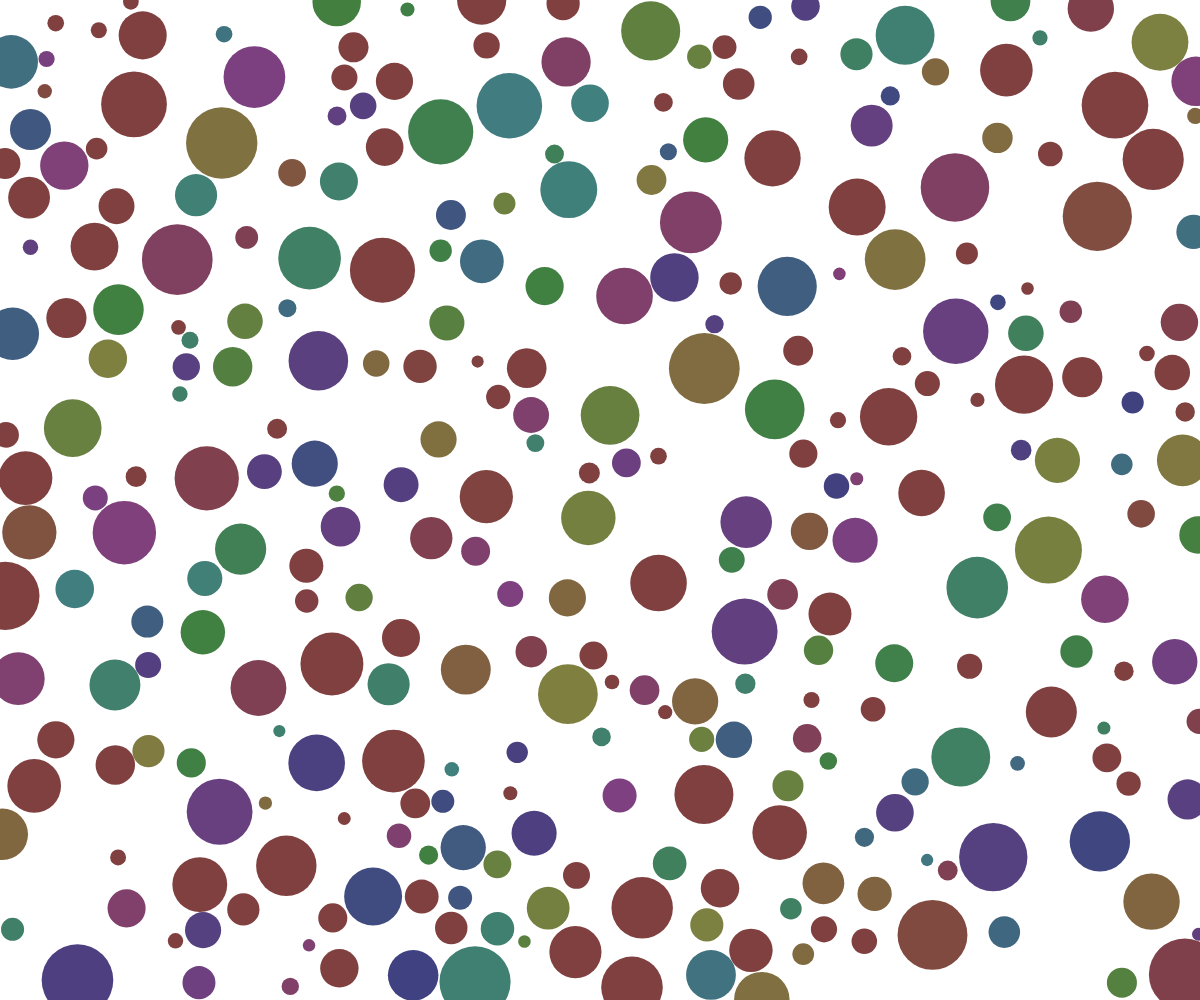
Frame 1 (no input)
Frame 60 (no input): identical to frame 1, image omitted
Frame 120 (the mouse pressed at the canvas centre since frame 60): identical to frame 1, image omitted

The p5.js sketch that drew this single still picture (run headless with seeded random() and noise() and a simulated clock; from frame 60 on, the mouse is pressed at the canvas centre):

// p5.js sketch
// ── sketch.js
var circles = [];
var clr;
var randH;
var randS;
var randB;

function setup() {
  createCanvas(window.innerWidth, window.innerHeight);
  colorMode(HSB);		
  var protection = 0;
 while(circles.length < window.innerWidth / 4) {
    var circle = {
      x: random(0,width),
      y: random(0,height),
      r: random(6, 36)
    }

    var overlapping = false;
    for (var j = 0; j < circles.length; j++) {
      var other = circles[j];
      var d = dist(circle.x, circle.y, other.x, other.y);
      if (d < circle.r + other.r) {
        overlapping = true;
      }
    }
  
    if (!overlapping) {
      circles.push(circle);
    }
    
    protection++;
    if (protection > 10000) {
      break;
    }
  }

    for (var i = 0; i < circles.length; i++) {

	randH = Math.random() * 510;
    	fill(randH, 50, 50);
    	noStroke();
    	ellipse(circles[i].x, circles[i].y, circles[i].r * 2, circles[i].r * 2);
  }

}

function draw(){
	for(var i = 0 ; i < circles.length; i++){
		circles[i].x ++;
	}

}
